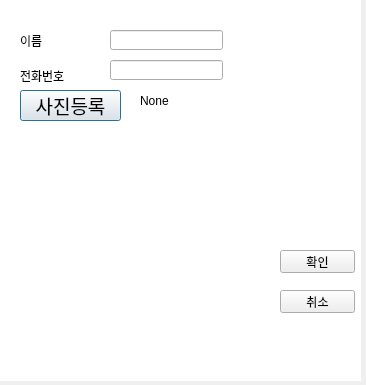
<?xml version="1.0" encoding="UTF-8"?>
<ui version="4.0">
 <class>Dialog</class>
 <widget class="QDialog" name="Dialog">
  <property name="geometry">
   <rect>
    <x>0</x>
    <y>0</y>
    <width>366</width>
    <height>385</height>
   </rect>
  </property>
  <property name="windowTitle">
   <string>Dialog</string>
  </property>
  <property name="accessibleDescription">
   <string>d</string>
  </property>
  <property name="styleSheet">
   <string notr="true">dddddddd</string>
  </property>
  <widget class="QLabel" name="label">
   <property name="geometry">
    <rect>
     <x>20</x>
     <y>30</y>
     <width>61</width>
     <height>21</height>
    </rect>
   </property>
   <property name="text">
    <string>이름</string>
   </property>
  </widget>
  <widget class="QLabel" name="label_2">
   <property name="geometry">
    <rect>
     <x>20</x>
     <y>70</y>
     <width>56</width>
     <height>12</height>
    </rect>
   </property>
   <property name="text">
    <string>전화번호</string>
   </property>
  </widget>
  <widget class="QLineEdit" name="name_edit">
   <property name="geometry">
    <rect>
     <x>110</x>
     <y>30</y>
     <width>113</width>
     <height>20</height>
    </rect>
   </property>
  </widget>
  <widget class="QLineEdit" name="phone_edit">
   <property name="geometry">
    <rect>
     <x>110</x>
     <y>60</y>
     <width>113</width>
     <height>20</height>
    </rect>
   </property>
  </widget>
  <widget class="QPushButton" name="select_image_button">
   <property name="geometry">
    <rect>
     <x>20</x>
     <y>90</y>
     <width>101</width>
     <height>31</height>
    </rect>
   </property>
   <property name="font">
    <font>
     <family>Adobe Arabic</family>
     <pointsize>14</pointsize>
    </font>
   </property>
   <property name="text">
    <string>사진등록</string>
   </property>
   <property name="icon">
    <iconset>
     <normaloff>regist.png</normaloff>regist.png</iconset>
   </property>
  </widget>
  <widget class="QLabel" name="lblPicturePath">
   <property name="geometry">
    <rect>
     <x>140</x>
     <y>90</y>
     <width>231</width>
     <height>21</height>
    </rect>
   </property>
   <property name="text">
    <string>None</string>
   </property>
  </widget>
  <widget class="QLabel" name="lblPicture">
   <property name="geometry">
    <rect>
     <x>20</x>
     <y>130</y>
     <width>221</width>
     <height>201</height>
    </rect>
   </property>
   <property name="font">
    <font>
     <family>Adobe Arabic</family>
     <pointsize>14</pointsize>
    </font>
   </property>
   <property name="text">
    <string/>
   </property>
   <property name="pixmap">
    <pixmap>unknown.jpg</pixmap>
   </property>
   <property name="scaledContents">
    <bool>true</bool>
   </property>
  </widget>
  <widget class="QPushButton" name="ok_button">
   <property name="geometry">
    <rect>
     <x>280</x>
     <y>250</y>
     <width>75</width>
     <height>23</height>
    </rect>
   </property>
   <property name="text">
    <string>확인</string>
   </property>
  </widget>
  <widget class="QPushButton" name="cancel_button">
   <property name="geometry">
    <rect>
     <x>280</x>
     <y>290</y>
     <width>75</width>
     <height>23</height>
    </rect>
   </property>
   <property name="text">
    <string>취소</string>
   </property>
  </widget>
  <widget class="QLabel" name="label_3">
   <property name="geometry">
    <rect>
     <x>0</x>
     <y>0</y>
     <width>361</width>
     <height>381</height>
    </rect>
   </property>
   <property name="styleSheet">
    <string notr="true">background-color: rgb(255, 255, 255);</string>
   </property>
   <property name="text">
    <string/>
   </property>
  </widget>
  <zorder>label_3</zorder>
  <zorder>label</zorder>
  <zorder>label_2</zorder>
  <zorder>name_edit</zorder>
  <zorder>phone_edit</zorder>
  <zorder>select_image_button</zorder>
  <zorder>lblPicturePath</zorder>
  <zorder>lblPicture</zorder>
  <zorder>ok_button</zorder>
  <zorder>cancel_button</zorder>
 </widget>
 <resources/>
 <connections/>
</ui>
